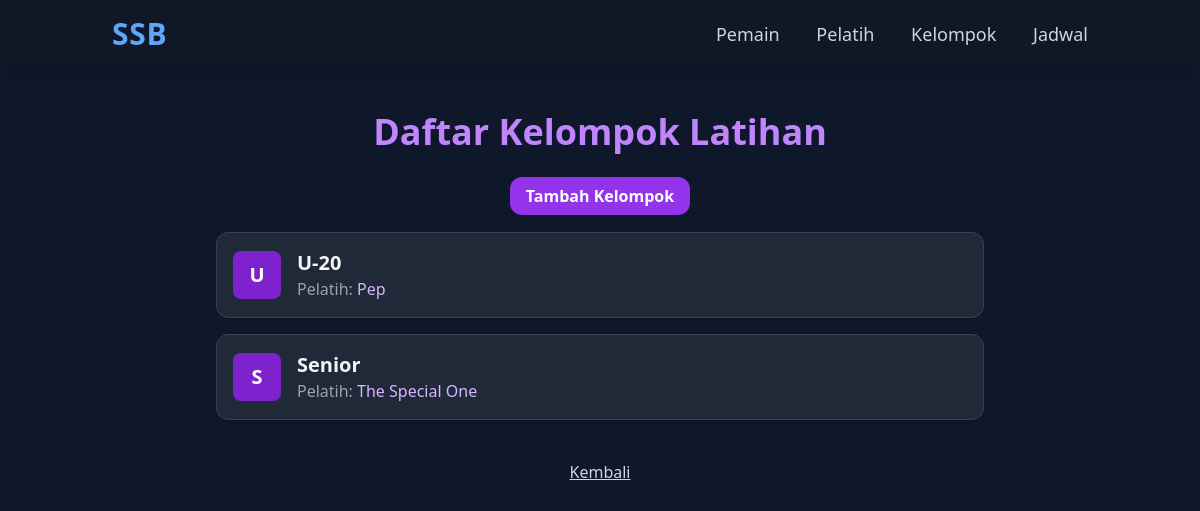
The app's page /groups/, older data.
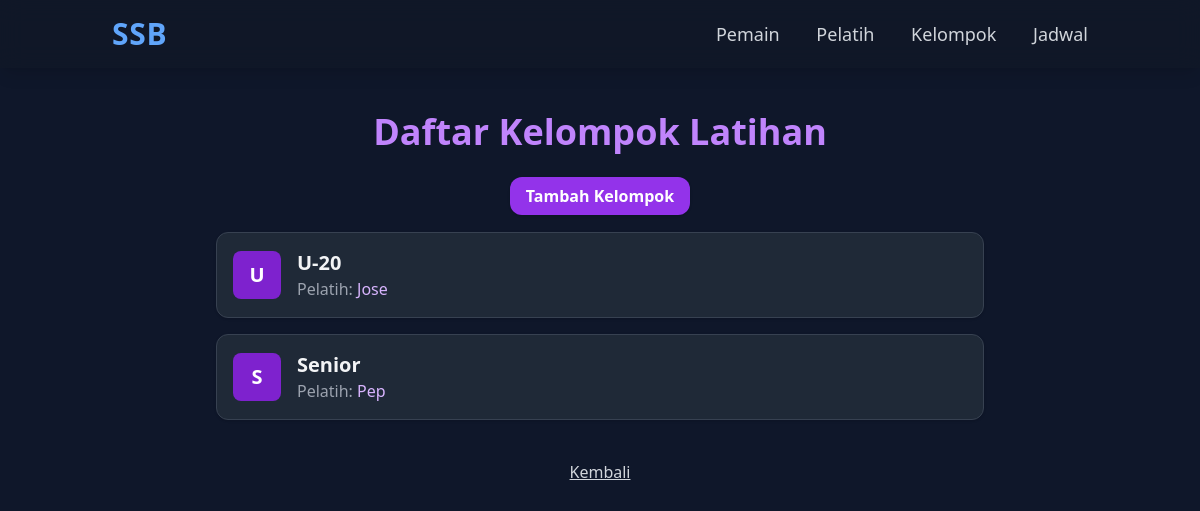
The same page, newer data.
### academy/models.py (models this page shows, shortened)
class Group(models.Model):
    name = models.CharField(max_length=50)
    coach = models.ForeignKey(Coach, on_delete=models.SET_NULL, null=True)

class Coach(models.Model):
    name = models.CharField(max_length=100)
    license_level = models.CharField(max_length=50, blank=True)
    phone = models.CharField(max_length=20, blank=True)
    photo = models.ImageField(upload_to='coaches/', blank=True)

### academy/views.py (the view)
# urls.py: path('groups/', views.group_list, name='group_list'),
def group_list(request):
    groups = Group.objects.all()
    return render(request, 'academy/group_list.html', {'groups': groups})

### academy/templates/academy/group_list.html (shortened to what this page needs)
{% extends "academy/base.html" %}
{% block content %}
<h1 class="text-4xl font-bold text-purple-400 mb-8 text-center">Daftar Kelompok Latihan</h1>
<div class="text-center mb-6">
    <a href="/groups/add/"
       class="bg-purple-600 hover:bg-purple-500 text-white font-semibold py-2 px-4 rounded-xl shadow">
        Tambah Kelompok
    </a>
</div>
<div class="space-y-4 max-w-3xl mx-auto">
    {% for g in groups %}
    <a href="/groups/{{ g.id }}/"
       class="block bg-gray-800 hover:bg-gray-700 rounded-xl border border-gray-700 p-4 transition shadow">
        <div class="flex items-center space-x-4">
            <div class="bg-purple-700 w-12 h-12 rounded-lg flex items-center justify-center text-white font-bold text-xl">
                {{ g.name|slice:":1" }}
            </div>
            <div>
                <h3 class="text-xl font-bold text-gray-100">{{ g.name }}</h3>
                <p class="text-gray-400">
                    Pelatih:
                    {% if g.coach %}
                        <span class="text-purple-300">{{ g.coach.name }}</span>
                    {% else %}
                        -
                    {% endif %}
                </p>
            </div>
        </div>
    </a>
    {% endfor %}
</div>
<div class="text-center mt-10">
    <a href="/" class="text-gray-300 hover:text-gray-100 underline">Kembali</a>
</div>
{% endblock %}

Row changes from the older to the newer data that the page shows:
changed Group: coach.name "Pep" → "Jose"
changed Group "Senior": coach.name "The Special One" → "Pep"
